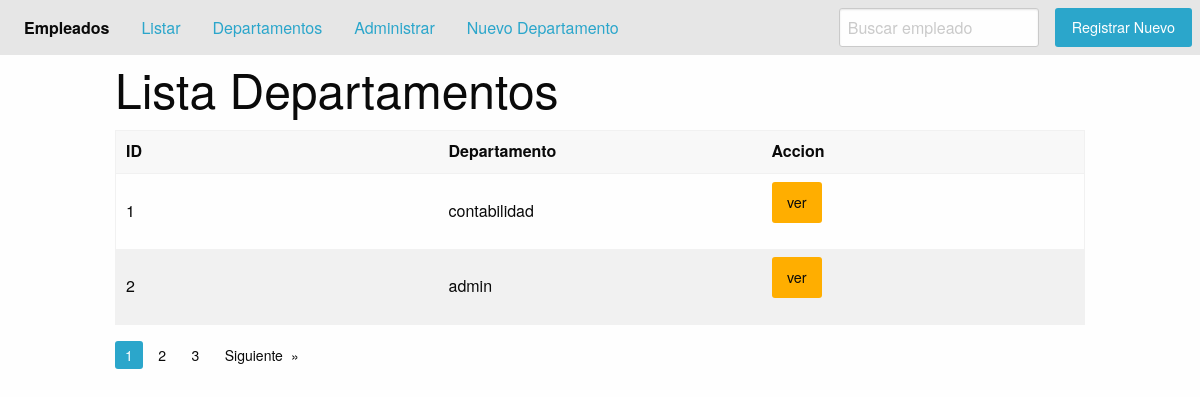
The app's page /list_departamento/ with its own data.
### aplicaciones/departamento/models.py (models this page shows, shortened)
class Departamento(models.Model):
    name = models.CharField('Nombre',max_length=50)#el nombre es como aparecera en el administrador de django
    short_name = models.CharField('Nombre Corto', max_length=50,blank=True)
    anulate = models.BooleanField('Anulado',default=False)
    class Meta:
        verbose_name= 'Mi departamento'
        verbose_name_plural = 'Mis departamentos'
        ordering = ['name']

### aplicaciones/departamento/views.py (the view)
# urls.py: path('list_departamento/',DepartamentoListView.as_view(),name="list_departamento"),
class DepartamentoListView(ListView):
    template_name = 'departamento_list.html'
    model = Departamento
    context_object_name = 'consulta'
    paginate_by = 2  # para la paginacion de los resultados el crea un objeto de paginacion
    ordering = 'id'
    def get_context_data(self, **kwargs):
        context = super().get_context_data(**kwargs)
        context['title'] = 'Lista Departamentos'
        context['place_holder'] = 'Buscar Departamento'
        return context

### aplicaciones/departamento/templates/departamento_list.html (shortened to what this page needs)
{% extends 'list.html' %}
{% block cabecera %}
    <th width="150">ID</th>
    <th width="150">Departamento</th>
    <th width="150">Accion</th>
{% endblock %}
{% block cuerpo %}
    {% for d in consulta %}
    <tr>
        <td>{{ d.id }}</td>
        <td>{{ d.name }}</td>
       <td><a class="button warning" href="{% url 'persona:area_empleado' d.name %}">ver</a></td>
    </tr>
    {% endfor %}
{% endblock %}

### records on screen
Departamento: id "1", name "contabilidad"
Departamento: id "2", name "admin"

### other values on screen
{{ title }} "Lista Departamentos"
{{ pagina }} "1"
{{ pagina }} "2" "3"
